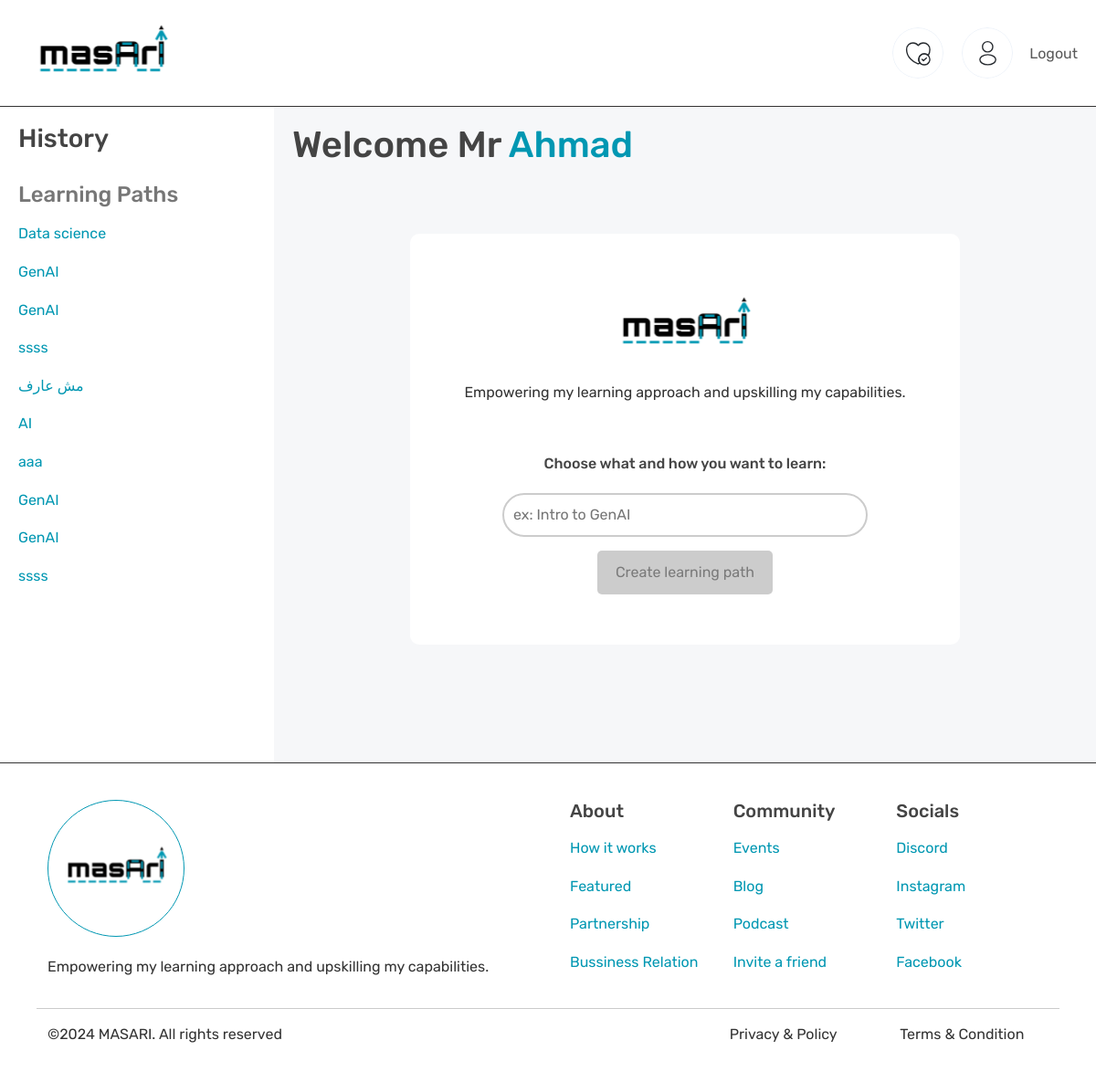
Page /dashboard (signed in) on the earlier database version.
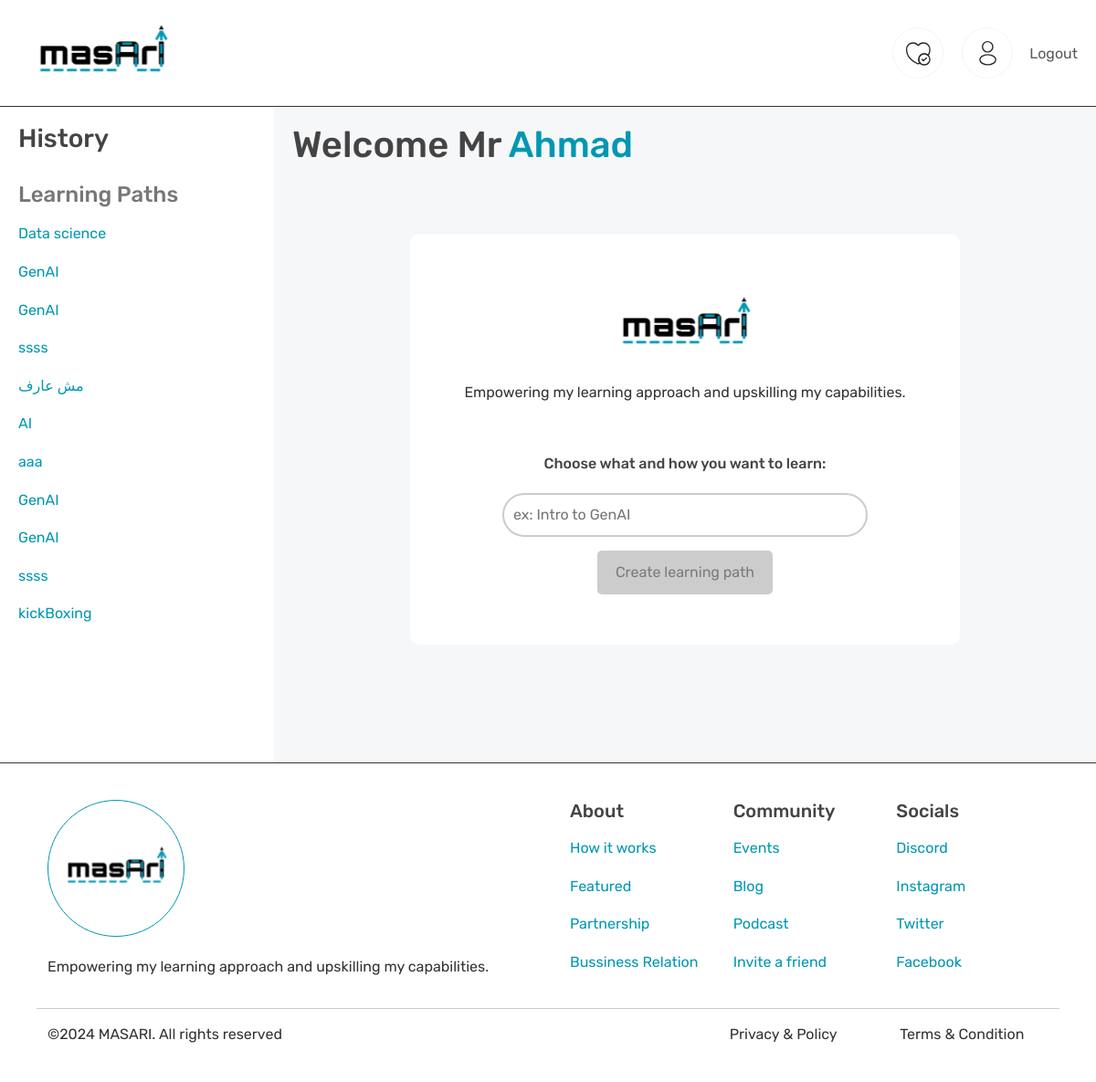
Same page on the later database version.
### app.py (models this page shows)
class LearningPaths(db.Model):
    id = db.Column(db.Integer, primary_key=True)
    title = db.Column(db.String(100), nullable=False)
    description = db.Column(db.Text, nullable=True)
    user_id = db.Column(db.Integer, db.ForeignKey('users.id'), nullable=False)

### app.py (the view)
@app.route('/dashboard', methods=['GET', 'POST'])
@login_required
def dashboard():
    learning_paths = current_user.learning_paths
    return render_template('dashboard.html', name=current_user.name, learning_paths=learning_paths)

### app.py (called while the page is built)
@login_manager.user_loader
def load_user(user_id):
    return Users.query.get(int(user_id))

@app.context_processor
def inject_user_id():
    if current_user.is_authenticated:
        return {'userId': current_user.id}
    else:
        return {'userId': None}

### templates/dashboard.html (shortened to what this page needs)
{% extends 'base.html' %}
{% block content %}
<link href="{{ url_for('static', filename='css/dashboard.css') }}" rel="stylesheet">
    <aside class="sidebar">
        <h3>History</h3>
        <h4 class="sd-header">Learning Paths</h4>
        {% if learning_paths %}
            {% for path in learning_paths %}
                <p>
                    <a href="{{ url_for('learningpath', path_id=path.id) }}">{{ path.title }}</a>
                </p>
            {% endfor %}
        {% else %}
            <p>No learning paths available.</p>
        {% endif %}
    </aside>
    <div class="main-content">
        <h1>Welcome Mr <span style="color: #0097b2;">{{ name }}</span></h1>
        <div class="qa-card-holder">
            <div class="qa-card">
                <div class="qa-generate-header">
                    <div>
                        <img src="{{ url_for('static', filename='images/logo.svg') }}">
                    </div>
                    <p>Empowering my learning approach and upskilling my capabilities.</p>
                </div>
                <div class="qa-generate-container">
                    <h6>Choose what and how you want to learn:</h6>
                    <div class="input-wrapper">
                        <input type="text" class="styled-input" id="searchInput" placeholder="ex: Intro to GenAI">
                    </div>
                    <div class="buttons">
                        <button class="styled-button" id="pathButton" disabled>Create learning path</button>
                    </div>
                </div>
            </div>
        </div>
    </div>
{% endblock %}

Differences in the rows shown:
added LearningPaths: title "kickBoxing"
